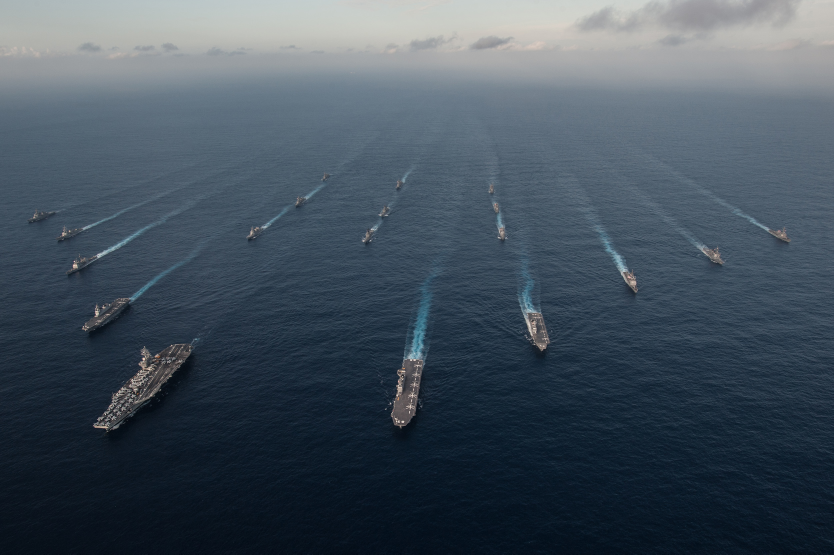
#> input picture assets/editorial/reagan-jmsdf-2015.jpg, 2500 x 1663 px, found by its file name (shown at 1/3 size)
$ python make_veil.py
#> lines starting #> are read from the running program, lines starting #| are printed output that depends on the picture
#!/usr/bin/env python3
"""
Build the Ocean Signal Veil derivative from its public-domain source photograph.

What is canonical and what is derived
-------------------------------------
`site/assets/editorial/reagan-jmsdf-2015.jpg` is the unmodified source
photograph and the rights anchor. This script never writes it and refuses to
run if its digest has changed. The two files under `derivatives/` are produced
here, so a reviewer can regenerate them and compare digests rather than
trusting a binary that arrived in a commit — the same contract
`scripts/build_identity_assets.py` holds for the identity set.

Why the crop is stated rather than implied
------------------------------------------
An earlier builder accepted a crop box and then silently centre-cropped it to
the output aspect, so the box it was given was not the crop it produced: a
request for y 0.28..0.86 returned y 0.3951..0.7438. Nothing warned. This
builder derives the box from a named subject point, a width fraction, an
output aspect and an anchor, and writes the effective crop it actually used
into `derivatives/veil-ocean.json`. The box you ask for is the box you get,
and the record says which box that was.

Two geometric properties are load-bearing, and both are asserted below:

* **The derivative is authored NARROWER than the narrowest veil box.** The
  veil box at 1280 is 2.442:1. An asset wider than that is scaled by HEIGHT
  under `background-size: cover`, and its left edge walks off screen as the
  viewport widens — at 3.617:1 only x 0.325..1.000 of the asset was ever
  visible at 1280 and the left third was unreachable. At 2.049:1 the full
  width shows at every width >= 1280. The historical China Mil Watch veil had
  this property (1600x1086, 1.47:1); it was lost and is restored here.

* **The subject sits on the `background-position-Y` anchor (0.75).** `cover`
  scales about the position anchor, so the image point at that fraction maps
  to the same box fraction at every viewport width. The carrier therefore
  holds box y 0.750 at 1280 and at 1920 instead of sliding out of frame.

The duotone is baked offline, keyed to the p1 tokens rather than to the
photograph, so the browser runs no filter and makes no second request.

Usage
-----
    python3 scripts/make_veil.py            # rebuild and report
    python3 scripts/make_veil.py --check    # verify digests, write nothing
"""
from __future__ import annotations

import argparse
import hashlib
import json
import sys
from pathlib import Path

from PIL import Image, ImageEnhance, ImageFilter

REPO_ROOT = Path(__file__).resolve().parent.parent
EDITORIAL = REPO_ROOT / "site" / "assets" / "editorial"
SOURCE = EDITORIAL / "reagan-jmsdf-2015.jpg"
STEM = EDITORIAL / "derivatives" / "veil-ocean"

#: The source photograph, pinned. Public domain — a work of the U.S. federal
#: government prepared by a service member in the course of duty, 17 U.S.C.
#: § 105, tagged {{PD-USGov-Military}} on its Commons file page.
SOURCE_SHA256 = "2098aac8a9d9d9fd35dfbb9b9bcb89fbb12b5102879db0283ed4919b6dfeac18"
SOURCE_PX = (2500, 1663)
SOURCE_PAGE = ("https://commons.wikimedia.org/wiki/File:Ronald_Reagan_Carrier_"
               "Strike_Group_and_Japan_Maritime_Self-Defense_Force,_November_"
               "23,_2015.jpg")

#: p1 institutional tokens. The veil is keyed to the page, not to the
#: photograph: shadows land on --band, mids on --accent (the logo's own dark
#: stop) and highlights on --bg, so the image resolves into the paper rather
#: than sitting on top of it.
SHADOW = (0x12, 0x22, 0x2C)   # --band
MID = (0x25, 0x5E, 0x7A)      # --accent
PAPER = (0xF3, 0xF1, 0xEA)    # --bg

#: The selected T3 Wake geometry. Changing any of these changes the rendered
#: veil, and the glyph-contrast contract in
#: `tests/test_homepage_veil_contract.py` is measured against this crop.
CROP = {
    "subject": (0.65, 0.57),   # carrier D in the source frame
    "width_frac": 0.58,
    "aspect": 2.05,
    "anchor": (0.80, 0.75),    # 0.75 == background-position-Y
    "out_w": 1500,
}
TONE = {"paper_blend": 0.04, "contrast": 1.16, "clarity": 0.75,
        "brightness": 1.0, "knee": 0.54, "blur": 0.4}
QUALITY = {"webp": 72, "jpg": 74}

#: The narrowest veil box the layout produces: `.opening` at 1280, 88% wide.
#: The derivative must be narrower than this or `cover` scales it by height.
NARROWEST_VEIL_BOX_ASPECT = 2.442

#: Built outputs, pinned. Pillow's encoders are not byte-reproducible across
#: builds, so `--check` compares geometry and tone parameters and reports the
#: digests it finds rather than failing on an encoder difference. The digests
#: are recorded so a reviewer can see when the asset actually changed.
EXPECT = {
    "veil-ocean.webp": "5c5dae8e3aa4543b68985d5abf2417a51458e483140abe5c20164a41fd515c5a",
    "veil-ocean.jpg": "19232d6e3d6cb85f97128bf562c4837bee11364223c9e2af2b48f48b181b1da3",
}


def sha256_of(path: Path) -> str:
    return hashlib.sha256(path.read_bytes()).hexdigest()


def verify_source() -> None:
    if not SOURCE.is_file():
        raise SystemExit("source photograph missing: %s" % SOURCE)
    actual = sha256_of(SOURCE)
    if actual != SOURCE_SHA256:
        raise SystemExit(
            "source photograph has changed.\n  expected %s\n  found    %s\n"
            "This file is the rights anchor and is never rewritten here."
            % (SOURCE_SHA256, actual))


def ramp(knee: float) -> list:
    """256-entry duotone LUT: shadows -> band, mids -> accent, highs -> paper."""
    lut = []
    for i in range(256):
        t = i / 255.0
        if t < knee:
            k = t / knee
            lut.append(tuple(round(SHADOW[j] + (MID[j] - SHADOW[j]) * k)
                             for j in range(3)))
        else:
            k = (t - knee) / (1.0 - knee)
            lut.append(tuple(round(MID[j] + (PAPER[j] - MID[j]) * k)
                             for j in range(3)))
    return lut


def crop_box(src_w: int, src_h: int, subject, width_frac: float,
             aspect: float, anchor) -> tuple:
    """
    The explicit contract.

    `subject` is the point of interest as fractions of the source frame;
    `width_frac` the crop width as a fraction of the source width; `aspect`
    the output ratio, from which the crop height follows; `anchor` where the
    subject sits inside the crop. Returns the box as source fractions plus the
    list of edges that had to be clamped, so a silent clamp cannot be mistaken
    for the box that was requested.
    """
    bw = float(width_frac)
    bh = bw * src_w / (aspect * src_h)
    if bw > 1.0 or bh > 1.0:
        raise SystemExit("crop larger than the frame: bw=%.3f bh=%.3f" % (bw, bh))
    left = subject[0] - anchor[0] * bw
    top = subject[1] - anchor[1] * bh
    clamped = []
    if left < 0:
        left, clamped = 0.0, clamped + ["left"]
    if top < 0:
        top, clamped = 0.0, clamped + ["top"]
    if left + bw > 1.0:
        left, clamped = 1.0 - bw, clamped + ["right"]
    if top + bh > 1.0:
        top, clamped = 1.0 - bh, clamped + ["bottom"]
    return (left, top, left + bw, top + bh), clamped


def build(check_only: bool = False) -> int:
#> called with check_only = False
    verify_source()

    aspect = CROP["aspect"]
    if aspect >= NARROWEST_VEIL_BOX_ASPECT:
        raise SystemExit(
            "derivative aspect %.3f is not narrower than the 1280 veil box "
            "(%.3f). `cover` would scale it by height and the subject would "
            "walk off the left edge as the viewport widens."
            % (aspect, NARROWEST_VEIL_BOX_ASPECT))

    im = Image.open(SOURCE).convert("RGB")
#> im is the input picture: PIL image 2500x1663 RGB; mean R, G, B 67.9, 80.9, 92.7
    src_w, src_h = im.size
#> src_w = 2500; src_h = 1663
    if (src_w, src_h) != SOURCE_PX:
        raise SystemExit("source is %dx%d, expected %dx%d"
                         % (src_w, src_h, SOURCE_PX[0], SOURCE_PX[1]))

    box, clamped = crop_box(src_w, src_h, CROP["subject"], CROP["width_frac"],
                            aspect, CROP["anchor"])
#> box = (0.186, 0.251, 0.766, 0.676); clamped = []
    px_box = (round(src_w * box[0]), round(src_h * box[1]),
              round(src_w * box[2]), round(src_h * box[3]))
#> px_box = (465, 417, 1915, 1125)
    out_w = CROP["out_w"]
    out_h = round(out_w / aspect)

    record = {
        "source": str(SOURCE.relative_to(REPO_ROOT)),
        "source_sha256": SOURCE_SHA256,
        "source_page": SOURCE_PAGE,
        "source_px": [src_w, src_h],
        "subject": list(CROP["subject"]),
        "width_frac": CROP["width_frac"],
        "aspect": aspect,
        "anchor": list(CROP["anchor"]),
        "effective_crop_frac": [round(v, 5) for v in box],
        "effective_crop_px": list(px_box),
        "crop_px_size": [px_box[2] - px_box[0], px_box[3] - px_box[1]],
        "clamped_edges": clamped,
        "resample_scale": round(out_w / (px_box[2] - px_box[0]), 4),
        "output_px": [out_w, out_h],
        "narrower_than_veil_box": True,
    }
    record.update(TONE)

    if check_only:
        problems = []
        for name, expected in EXPECT.items():
            path = STEM.parent / name
            if not path.is_file():
                problems.append("%s missing" % name)
                continue
            found = sha256_of(path)
            with Image.open(path) as built:
                if built.size != (out_w, out_h):
                    problems.append("%s is %dx%d, expected %dx%d"
                                    % (name, built.size[0], built.size[1],
                                       out_w, out_h))
            if found != expected:
                print("note: %s digest %s (pinned %s) — Pillow encoder output "
                      "is not byte-reproducible across builds; geometry is "
                      "what is enforced." % (name, found[:16], expected[:16]))
        if problems:
            for p in problems:
                print("FAIL: %s" % p, file=sys.stderr)
            return 1
        print("veil derivative OK: %dx%d, aspect %.4f, crop %s"
              % (out_w, out_h, aspect, record["effective_crop_frac"]))
        return 0

    im = im.crop(px_box).resize((out_w, out_h), Image.LANCZOS)
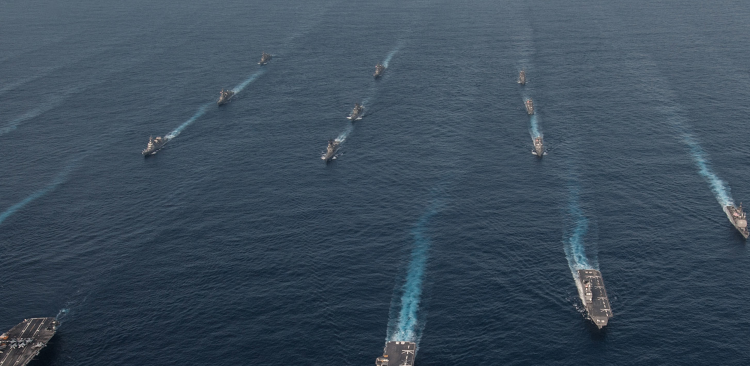
#> im: PIL image 1500x732 RGB (shown at 1/2 size); mean R, G, B 60.1, 76.5, 91.4
    if TONE["clarity"]:
        im = im.filter(ImageFilter.UnsharpMask(
            radius=6, percent=int(TONE["clarity"] * 100), threshold=2))
    im = ImageEnhance.Contrast(im).enhance(TONE["contrast"])
    grey = ImageEnhance.Brightness(im.convert("L")).enhance(TONE["brightness"])
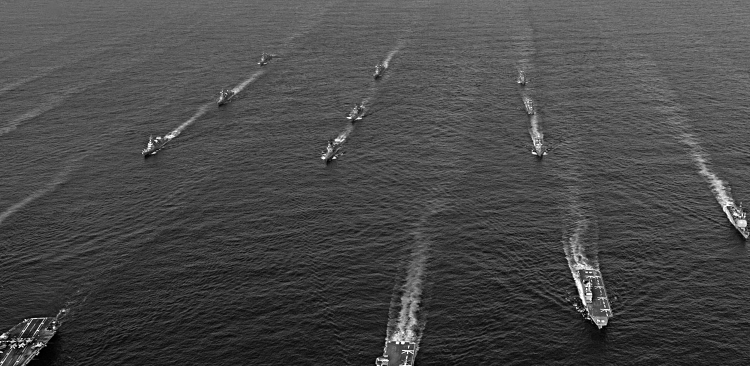
#> grey: PIL image 1500x732 L (shown at 1/2 size); min 0, max 255, mean 72.9

    lut = ramp(TONE["knee"])
    gp = grey.load()
    out = Image.new("RGB", (out_w, out_h))
#> out: PIL image 1500x732 RGB; every value is 0
    op = out.load()
    for y in range(out_h):
        for x in range(out_w):
            op[x, y] = lut[gp[x, y]]
    if TONE["blur"]:
        out = out.filter(ImageFilter.GaussianBlur(TONE["blur"]))
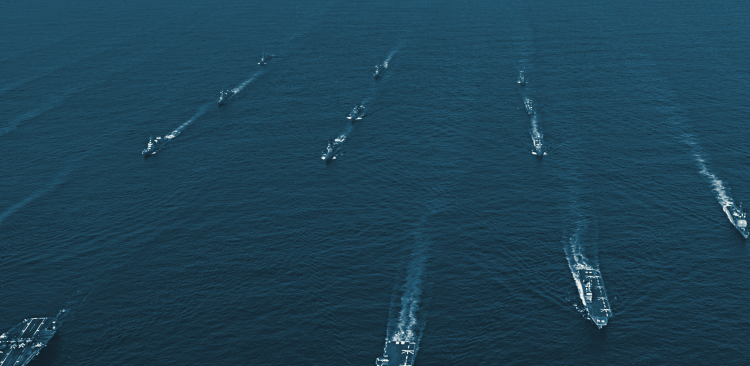
#> out: PIL image 1500x732 RGB (shown at 1/2 size); mean R, G, B 29, 66.2, 85.5
    if TONE["paper_blend"]:
        out = Image.blend(out, Image.new("RGB", out.size, PAPER),
                          TONE["paper_blend"])

    STEM.parent.mkdir(parents=True, exist_ok=True)
    webp, jpg = STEM.with_suffix(".webp"), STEM.with_suffix(".jpg")
    out.save(webp, "WEBP", quality=QUALITY["webp"], method=6)
    out.save(jpg, "JPEG", quality=QUALITY["jpg"], optimize=True,
             progressive=True)

#> (the run stopped early here; a loop or call above may not have finished)
